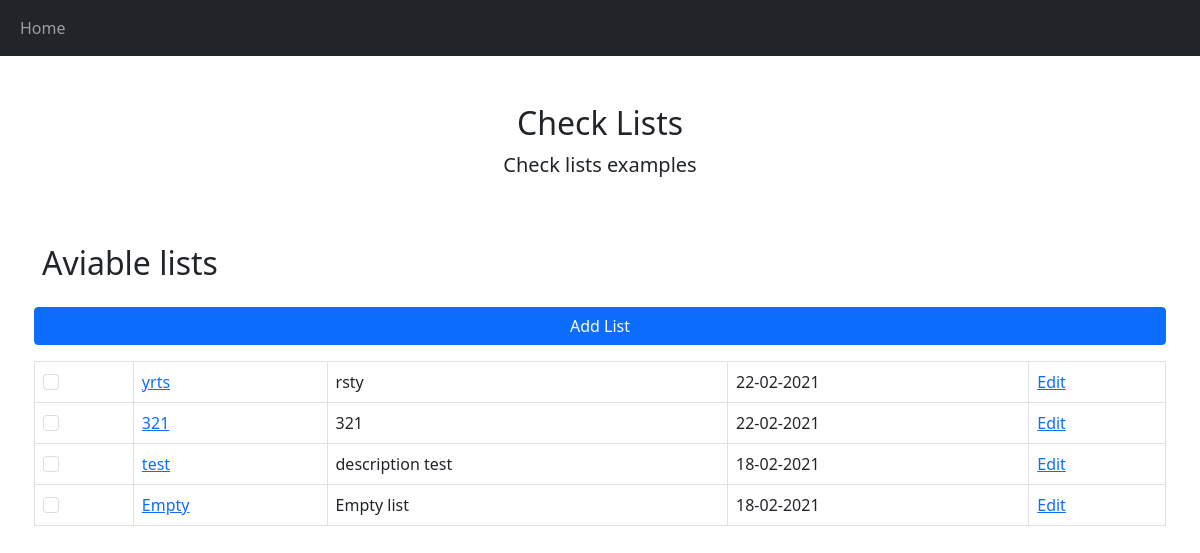
/, run on an earlier commit of the app's database.
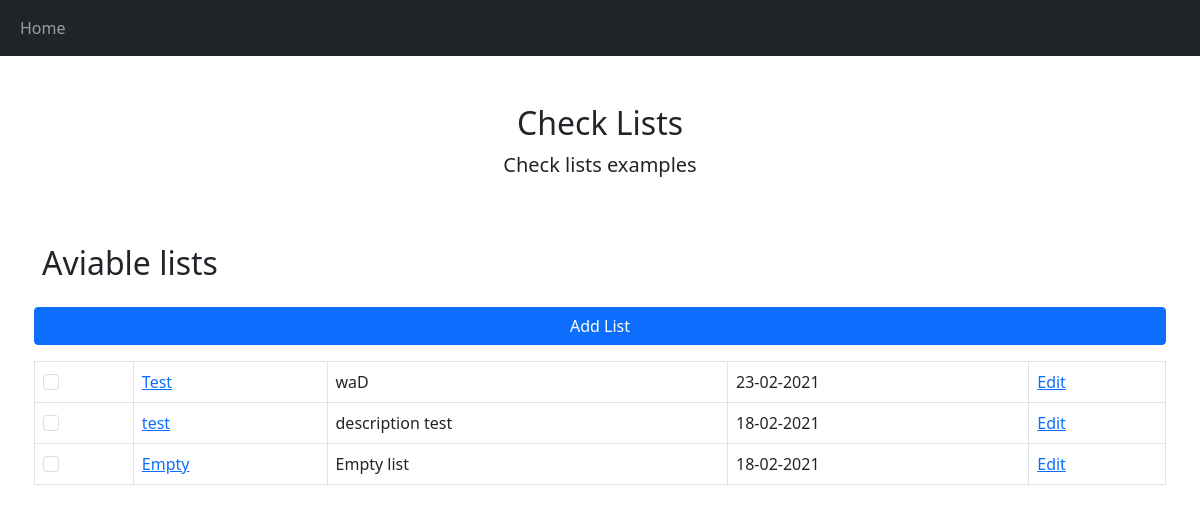
And on a later commit of the database.
### checklist/models.py (models this page shows, shortened)
class CheckList(models.Model):
    objects = models.Manager()
    name = models.CharField(max_length=100)
    description = models.CharField(max_length=150)
    completed = models.BooleanField(default=False)
    date = models.DateField("Created", default=datetime.date.today)

### checklist/views.py (the view, shortened to what this page needs)
# urls.py: url(r'^$', views.show_lists, name='home'),
def show_lists(request):
    add_list_form = ListForm
    checklists = CheckList.objects.all().order_by("-date")[:20]
    if request.method == 'POST' and 'delete_list' in request.POST:
        delete_list(request.POST.get('list_id'))
        return render(request, 'checklist/checklist_list.html',
                      {'checklists': checklists, 'add_list_form': add_list_form})
    else:
        return render(request, 'checklist/checklist_list.html', {'checklists': checklists, 'add_list_form': add_list_form})

### checklist/templates/checklist/checklist_list.html (shortened to what this page needs)
{% extends "checklist/main.html" %}
{% block content %}
<h2>Aviable lists</h2>
    <button type="button" class="btn btn-primary" data-bs-toggle="modal" data-bs-target="#add_list_modal">
  Add List
    </button>
    {% if checklists.count > 0 %}
    <table class="table table-bordered">
    {% for list in checklists %}
        {% if list.completed %}
            <tr class="table-secondary">
                <td><a href="{% url 'uncross_list' list.id %}"><input class="form-check-input" type="checkbox" checked disabled></a></td>
                <td><a href="{% url 'checklist' list.id %}">{{ list.name }}</a></td>
                <td>{{ list.description }}</td>
                <td>{{list.date|date:"d-m-Y"}}</td>
                <td><a href="{% url 'editlist' list.id %}">Edit</a></td>
            </tr>
        {% else %}
            <tr>
                <td><a href="{% url 'cross_list' list.id %}"><input class="form-check-input" type="checkbox" disabled></a></td>
                <td><a href="{% url 'checklist' list.id %}">{{ list.name }}</a></td>
                <td>{{ list.description }}</td>
                <td>{{list.date|date:"d-m-Y"}}</td>
                <td><a href="{% url 'editlist' list.id %}">Edit</a></td>
            </tr>
        {% endif %}
    {% endfor %}
    </table>
{% else %}
    <p>Nothing to show</p>
    {% endif %}
{% endblock %}

### checklist/templates/checklist/main.html (shortened to what this page needs)
<!DOCTYPE html>
<html lang="en">
{% load static %}
<head>
    <link href="{% static 'css/style.css' %}" rel="stylesheet">
    <link rel="stylesheet" href="https://cdnjs.cloudflare.com/ajax/libs/font-awesome/4.7.0/css/font-awesome.min.css">
    <link href="https://cdn.jsdelivr.net/npm/bootstrap@5.0.0-beta2/dist/css/bootstrap.min.css" rel="stylesheet">
</head>
<body>
<nav class="navbar navbar-expand-lg navbar-dark bg-dark">
  <div class="container-fluid">
    <div class="collapse navbar-collapse" id="navbarSupportedContent">
      <ul class="navbar-nav me-auto mb-4 mb-lg-0">
        <li class="nav-item active">
        <a class="nav-link" href="/">Home</a>
        </li>
      </ul>
    </div>
  </div>
</nav>
    <div class="container">
        <main>
            <div class="py-5 text-center">
                <h2>Check Lists </h2>
                <p class="lead">Check lists examples</p>
            </div>
            <div class="row g-3">
                {% block content %}
                {% endblock %}
            </div>
        </main>
    </div>
</body>
</html>

What changed in the data, as far as the page shows it:
removed CheckList: name "yrts", description "rsty", date "22-02-2021"
removed CheckList: name "321", description "321", date "22-02-2021"
added CheckList: name "Test", description "waD", date "23-02-2021"
